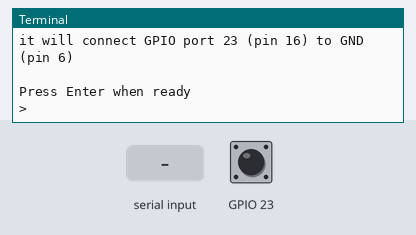
Bench run of a program on a simulated Raspberry Pi (BCM pin numbers). Parts: the last lines printed to the terminal. The test bench sets the inputs (shaded band); at power-on: GPIO 23 HIGH. At 2.8 s the program stops and its outputs stay as they are.

Above: at 1.2 s.
1.3 s: "1" typed at the terminal, then Enter
At 2.0 s:
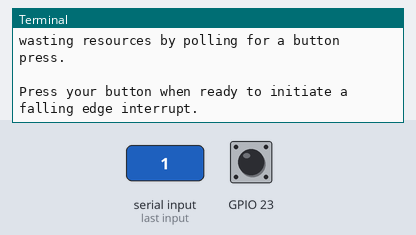
2.8 s: GPIO 23 pulled LOW for 0.15 s
At 4.0 s:
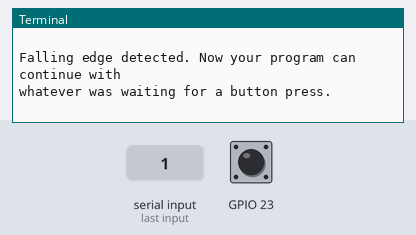

Measured:
- after the input at 1.3 s, the terminal: prints a new line at once (image 1)
- after the input at 2.8 s, the terminal: prints a new line at once (image 2)

The program:

usingOneButton.py
```python
'''lines 4-5 import the RPi.GPIO module and set up the BCM port numbering scheme

line 8 sets GPIO 23 as an input with the pullup resistor set to UP.
This means that the signal will be HIGH all the time until the button is pressed connecting the port to GND, which makes it LOW. This avoids false event detection.

lines 10-11 print some instructions
line 12 waits for user to hit enter before starting. This gives an opportunity to check the wiring

lines 14-21 further instructions and documentation

line 22 try: & line 26 except KeyboardInterrupt:
This allows us to run the program and exit cleanly if someone presses CTRL-C to stop the program. If we didn’t do this, the ports would still be set when we forcefully exit the program.

line 23 sets up the “wait for the signal on port 23 to start falling towards 0″

lines 24-25 further on-screen instructions

line 27 cleans up the GPIO ports we’ve used during this program when CTRL-C is pressed
line 28 cleans up the GPIO ports we’ve used during this program when the program exits normally '''
#!/usr/bin/env python2.7
# script by Alex Eames http://RasPi.tv/
# http://raspi.tv/2013/how-to-use-interrupts-with-python-on-the-raspberry-pi-and-rpi-gpio
import RPi.GPIO as GPIO
GPIO.setmode(GPIO.BCM)

# GPIO 23 set up as input. It is pulled up to stop false signals
GPIO.setup(23, GPIO.IN, pull_up_down=GPIO.PUD_UP)

print "Make sure you have a button connected so that when pressed"
print "it will connect GPIO port 23 (pin 16) to GND (pin 6)\n"
raw_input("Press Enter when ready\n>")

print "Waiting for falling edge on port 23"
# now the program will do nothing until the signal on port 23
# starts to fall towards zero. This is why we used the pullup
# to keep the signal high and prevent a false interrupt

print "During this waiting time, your computer is not"
print "wasting resources by polling for a button press.\n"
print "Press your button when ready to initiate a falling edge interrupt."
try:
    GPIO.wait_for_edge(23, GPIO.FALLING)
    print "\nFalling edge detected. Now your program can continue with"
    print "whatever was waiting for a button press."
except KeyboardInterrupt:
    GPIO.cleanup()       # clean up GPIO on CTRL+C exit
GPIO.cleanup()           # clean up GPIO on normal exit
```
